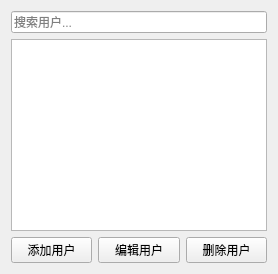
<?xml version="1.0" encoding="UTF-8"?>
<ui version="4.0">
 <class>UserManagementPage</class>
 <widget class="QWidget" name="UserManagementPage">
  <layout class="QVBoxLayout" name="verticalLayout">
   <item>
    <widget class="QLineEdit" name="searchLineEdit">
     <property name="placeholderText">
      <string>搜索用户...</string>
     </property>
    </widget>
   </item>
   <item>
    <widget class="QTableWidget" name="userTableWidget"/>
   </item>
   <item>
    <layout class="QHBoxLayout" name="buttonLayout">
     <item>
      <widget class="QPushButton" name="addUserBtn">
       <property name="text">
        <string>添加用户</string>
       </property>
      </widget>
     </item>
     <item>
      <widget class="QPushButton" name="editUserBtn">
       <property name="text">
        <string>编辑用户</string>
       </property>
      </widget>
     </item>
     <item>
      <widget class="QPushButton" name="deleteUserBtn">
       <property name="text">
        <string>删除用户</string>
       </property>
      </widget>
     </item>
    </layout>
   </item>
  </layout>
 </widget>
 <resources/>
 <connections/>
</ui> 
